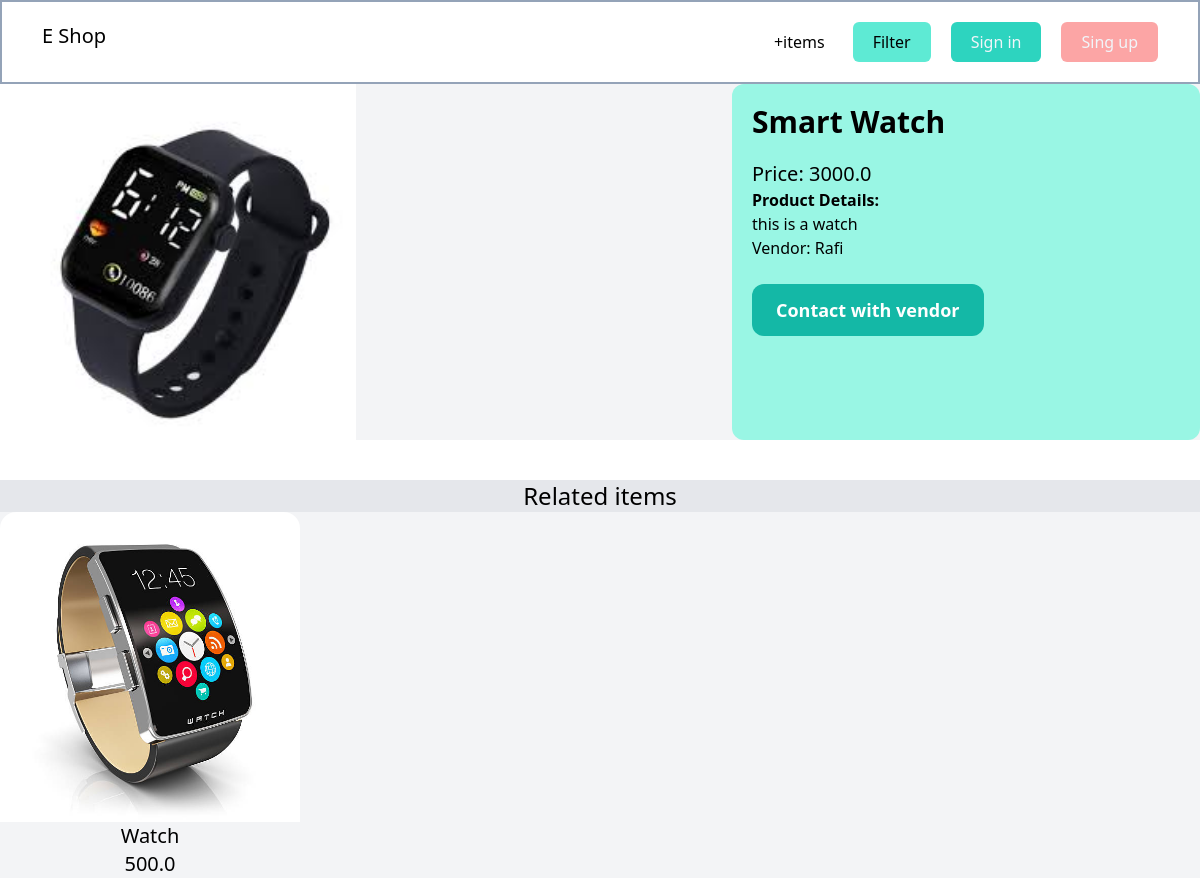
The page /items/8/ on the database its author committed.
### item/models.py (models this page shows, shortened)
class Items(models.Model):
    Name = models.CharField(max_length=200)
    category = models.ForeignKey(Category, related_name='items', on_delete=models.CASCADE)
    description = models.TextField(blank=True, null=True)
    price = models.FloatField()
    image = models.ImageField(upload_to='product_images', blank=True, null=True)
    is_sold = models.BooleanField(default=False)
    created_at = models.DateTimeField(auto_now_add=True)
    created_by = models.ForeignKey(User, related_name = 'items', on_delete=models.CASCADE)
    class Meta:
        ordering = ['Name']
        verbose_name_plural = 'Items'

### item/views.py (the view)
# urls.py: path('<int:pk>/', views.details, name='detail'),
def details(request,pk):
    item = get_object_or_404(Items, pk=pk)
    related_items = Items.objects.filter(category=item.category,is_sold=False).exclude(pk=pk)[:3]
    return render(request, 'item/detail.html',{'item':item ,'related_items':related_items})

### item/templates/item/detail.html (shortened to what this page needs)
{% extends 'mainapp/base.html' %}
{% block content%}
<div class="grid grid-cols-5 gap-5 bg-gray-100">
    <div class="col-span-3 rounded">
        <img class="w-1/2" src="{{  item.image.url  }}" alt="">
    </div>
    <div class="col-span-2 p-5 bg-teal-200 rounded-xl">
        <h1 class="mb-5 text-3xl"> <strong class="font-semibold">{{ item.Name }}</strong></h1>
        <p class="text-xl">Price: {{ item.price }}</p>
        <p><strong>Product Details:</strong><br>
            <span class="">{{ item.description }}</span>
        </p>
        {% if request.user == item.created_by %}
        <div class="mt-5 grid grid-cols-5 gap-5">
            <a href="{% url 'item:edit' item.id %}" class="bg-teal-400 text-slate-100 py-2 px-3 rounded-md hover:bg-teal-700">Edit</a>
            <a href="{% url 'item:delete' item.id %}" class="bg-red-300 text-slate-100 py-2 px-3 rounded-md hover:bg-red-700">Delete</a>
        </div>
        {% else %}
        <p class="">Vendor: {{ item.created_by.username }}</p>
        <a href="#" class="inline-block mt-6 px-6 py-3 text-lg font-semibold bg-teal-500 text-white rounded-xl hover:bg-teal-700">Contact with vendor</a>
        {% endif %}
    </div>
</div>
<div class="mt-10 bg-gray-200">
    <h2 class="text-2xl text-center">Related items</h2>
    <div>
        {% for item in related_items %}
        <div class="grid grid-cols-4 bg-gray-100 w-76">
            <a href="{%url 'item:detail' item.id%}">
                <div class="w-full">
                    <img class="rounded-t-2xl" src="{{ item.image.url }}" alt="">
                    <div>
                        <h2 class="text-center text-xl">{{item.Name}}</h2>
                        <p class="text-center te text-xl">{{item.price}}</p>
                    </div>
                </div>
            </a>
        </div>
        {% endfor %}
    </div>
</div>
{% endblock %}

### rows shown on the page
Items: image (picture), Name "Smart Watch", price "3000.0", description "this is a watch", created_by.username "Rafi"
Items: image (picture), Name "Watch", price "500.0"
